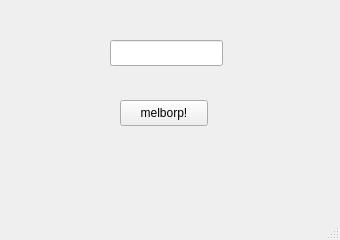
<?xml version="1.0" encoding="UTF-8"?>
<ui version="4.0">
 <class>MainWindow</class>
 <widget class="QMainWindow" name="MainWindow">
  <property name="geometry">
   <rect>
    <x>0</x>
    <y>0</y>
    <width>340</width>
    <height>240</height>
   </rect>
  </property>
  <property name="minimumSize">
   <size>
    <width>340</width>
    <height>240</height>
   </size>
  </property>
  <property name="maximumSize">
   <size>
    <width>340</width>
    <height>240</height>
   </size>
  </property>
  <property name="windowTitle">
   <string>MELBORP</string>
  </property>
  <widget class="QWidget" name="centralwidget">
   <widget class="QLineEdit" name="le_word">
    <property name="geometry">
     <rect>
      <x>110</x>
      <y>40</y>
      <width>113</width>
      <height>26</height>
     </rect>
    </property>
   </widget>
   <widget class="QPushButton" name="pushButton">
    <property name="geometry">
     <rect>
      <x>120</x>
      <y>100</y>
      <width>88</width>
      <height>26</height>
     </rect>
    </property>
    <property name="text">
     <string>melborp!</string>
    </property>
   </widget>
  </widget>
  <widget class="QMenuBar" name="menubar">
   <property name="geometry">
    <rect>
     <x>0</x>
     <y>0</y>
     <width>340</width>
     <height>23</height>
    </rect>
   </property>
  </widget>
  <widget class="QStatusBar" name="statusbar"/>
 </widget>
 <resources/>
 <connections/>
</ui>
